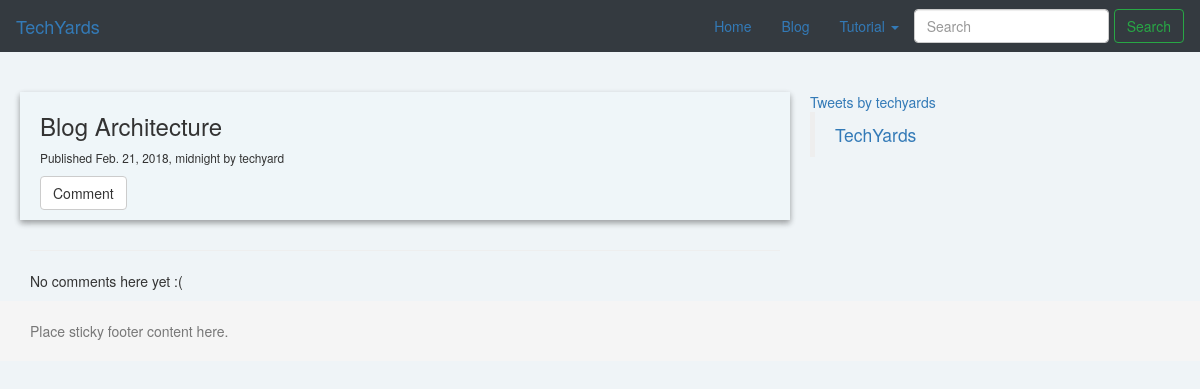
The app's page /post/18/ with its own data.
### blog/models.py (models this page shows, shortened)
class Post(models.Model):
    STATUS_CHOICE = (('draft','Draft'),
                     ('published','Published'),
                     )
    POST_TAGS = (('Python','python'),('None','none'),('Golang','golang'),('c++','C++'), ('Generic','generic'),)
    title = models.CharField(max_length=250)
    slug = models.SlugField(max_length=250, unique_for_date='publish')
    author = models.ForeignKey(User, related_name='blog_post', on_delete=models.CASCADE)
    post_tags = models.CharField(max_length=20, choices=POST_TAGS, default='python')
    body = models.TextField()
    publish = models.DateTimeField(default=timezone.now)
    created = models.DateTimeField(auto_now_add=True)
    updated = models.DateTimeField(auto_now = True)
    photo = models.ImageField(upload_to='post', default='null.png')
    status = models.CharField(max_length=10, choices=STATUS_CHOICE, default='draft')
    objects = models.Manager()
    published = PublishedManager()
    class Meta:
        ordering = ('-publish',)

### blog/views.py (the view)
# urls.py: url(r'^post/(?P<pk>\d+)/$', views.post_detail_view,
def post_detail_view(request, pk):
    post = get_object_or_404(Post, pk=pk)
    return render(request, 'blog/post/detail.html', {'post': post})

### blog/templatetags/markdownify.py (called while the page is built)
@register.filter
def markdown(value):
    renderer = HighlightRenderer()
    markdown = mistune.Markdown(renderer=renderer)
    return markdown(value)

### blog/templates/blog/post/detail.html (shortened to what this page needs)
{% extends "blog/post/base.html" %}
{% load markdownify %}
{% block content %}
    <div class="post-content card">
   <h3>{{ post.title }}</h3>
    <p class="small">Published {{ post.publish }} by {{ post.author }}</p>
    <a class="btn btn-default" href="{% url 'add_comment_to_post' pk=post.pk %}">Comment</a>
    </div>
    <br>
    <hr>
    {% for comment in post.comments.all %}
        {% if user.is_authenticated or comment.approved_comment %}
        <div class="comment">
            <div class="date">
                {{ comment.created_date }}
                {% if not comment.approved_comment %}
                    <a class="btn btn-default" href="{% url 'comment_remove' pk=comment.pk %}"><span class="glyphicon glyphicon-remove"></span></a>
                    <a class="btn btn-default" href="{% url 'comment_approve' pk=comment.pk %}"><span class="glyphicon glyphicon-ok"></span></a>
                {% endif %}
            </div>
            <strong>{{ comment.author }}</strong>
            <p>{{ comment.text|linebreaks }}</p>
        </div>
    {% endif %}
        {% empty %}
            <p>No comments here yet :(</p>
    {% endfor %}
{% endblock %}

### blog/static/css/blog.css (style rules this page uses)
body { background-color: #eff4f7!important; }
.card { box-shadow: 0 3px 6px rgba(0,0,0,0.16), 0 3px 6px rgba(0,0,0,0.23); }
.post-content { background-color: #eff6f9; margin: -10px; padding: 1px 20px 10px 20px; }

### records on screen
Post: title "Blog Architecture", publish "Feb. 21, 2018, midnight", author "techyard"
